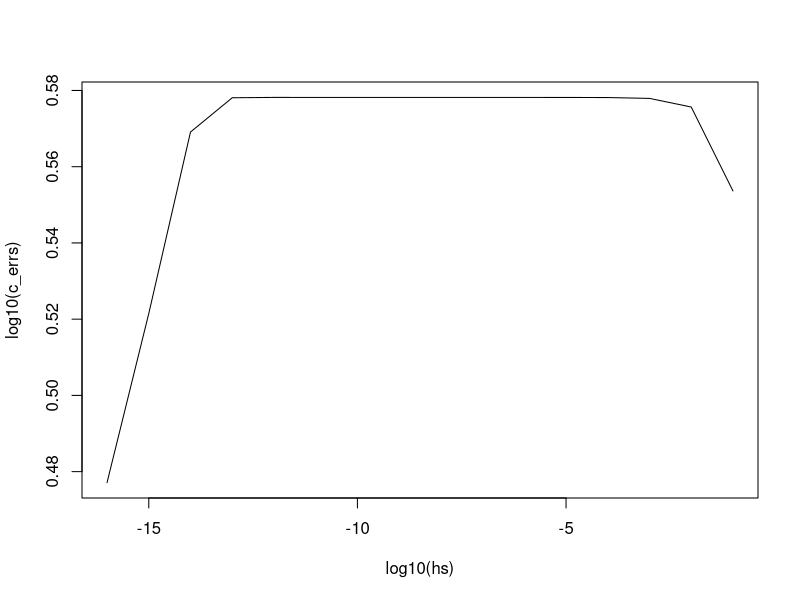

This figure's R source:
# Aproximar Nabla f(x) en diferencias hacia adelante y h en {10e-1, ..., 10e-16}
#


# En el punto x_0 = (1, 3, -2)
# realizar gráfica de log(ErrR) vs log(H)

# con errR  =|| p - p* || / || p* ||

# P* =  NABLA f(x_0)

f <- function(x){
  x[1] * x[2] * exp(x[1]^2 +  x[3]^2 - 5)
}

x_0 = c(1, 3, -2)

aprox <- function(f, x_0, h){
  f_aprox = c()
  for(e in c( c(1, 0, 0), c(0, 1, 0), c(0, 0, 1))){
    f_aprox <- c(f_aprox, (f(x_0 + h * e) - f(x_0))/h)
  }
  f_aprox
}

h0s <- seq(-16, -1)
hs <- 10 ^h0s

c_errs <- c()

for(h in hs){
  p_aster <- f(x_0)
  p <- aprox(f, x_0, h)
  
  diff <- p - p_aster
  errR <- sqrt(sum(diff * diff)) / sqrt(sum(p_aster * p_aster))
  c_errs <- c(c_errs, errR)
  cat(h, errR, '\n')
}

plot(log10(hs), log10(c_errs), type = 'l')
